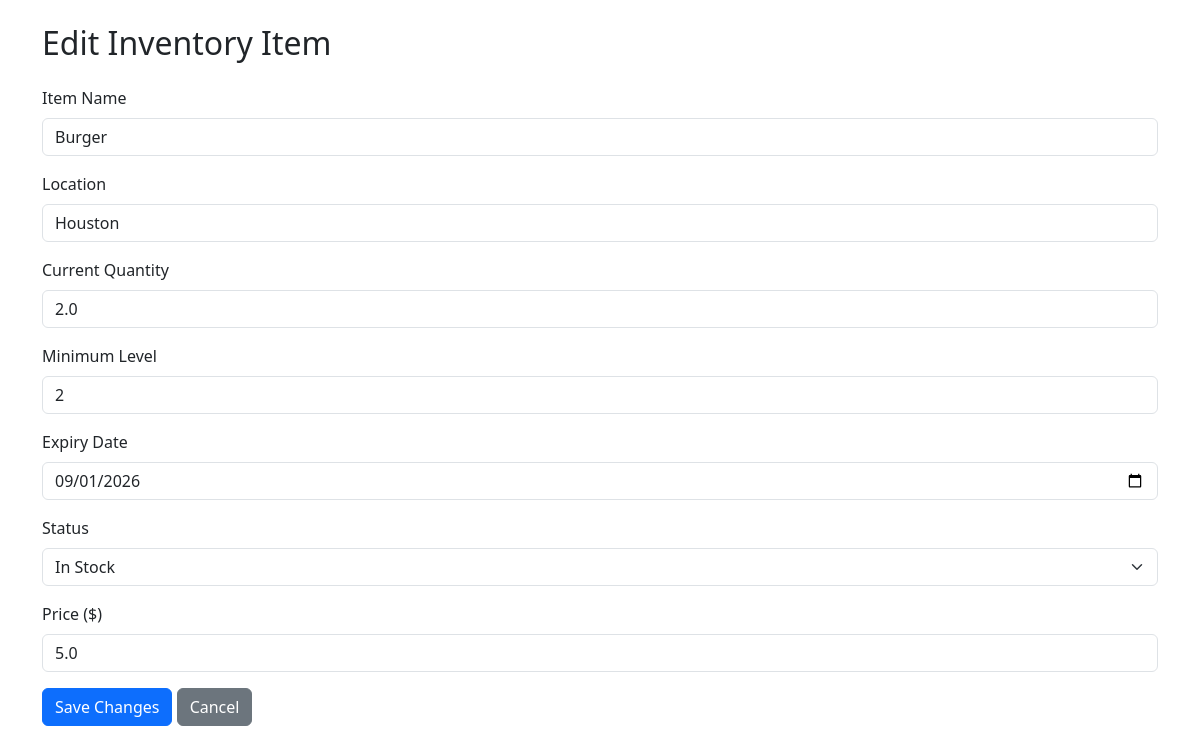
/Inventory/1/edit/, run on the app's committed database.
### welcome/models.py (models this page shows, shortened)
class Inventory(models.Model):
    name = models.CharField(max_length=40, validators= [MinLengthValidator(1)])
    location = models.CharField(max_length=50)
    Current_Quantity=models.FloatField(validators=[MinValueValidator(1)])
    min_Level=models.IntegerField(validators=[MinValueValidator(1)])
    expiry_date =models.DateField(null=True, blank=True)
    status = models.CharField(max_length=50, default="In Stock")
    Price = models.FloatField(default=5,validators=[MinValueValidator(0.5)])

### welcome/views.py (the view, shortened to what this page needs)
# urls.py: path("Inventory/<int:pk>/edit/", views.edit_inventory, name="edit_inventory"),
def edit_inventory(request, pk):
    item = get_object_or_404(Inventory, pk=pk)   # ✅ fetch or return 404
    return render(request, "welcome/edit_inventory.html", {"item": item})

### welcome/templates/welcome/edit_inventory.html (shortened to what this page needs)
{% extends "Inven.html" %}
{% load static %}
{% block content %}
<div class="container">
  <h2 class="mb-4">Edit Inventory Item</h2>
  <form method="post">
    <div class="mb-3">
      <label for="name" class="form-label">Item Name</label>
      <input type="text" class="form-control" id="name" name="name" value="{{ item.name }}" required>
    </div>
    <div class="mb-3">
      <label for="location" class="form-label">Location</label>
      <input type="text" class="form-control" id="location" name="location" value="{{ item.location }}" required>
    </div>
    <div class="mb-3">
      <label for="current_quantity" class="form-label">Current Quantity</label>
      <input type="number" class="form-control" id="current_quantity" name="current_quantity" value="{{ item.Current_Quantity }}" required>
    </div>
    <div class="mb-3">
      <label for="min_level" class="form-label">Minimum Level</label>
      <input type="number" class="form-control" id="min_level" name="min_level" value="{{ item.min_Level }}">
    </div>
    <div class="mb-3">
      <label for="expiry_date" class="form-label">Expiry Date</label>
      <input type="date" class="form-control" id="expiry_date" name="expiry_date" value="{{ item.expiry_date|date:'Y-m-d' }}">
    </div>
    <div class="mb-3">
      <label for="status" class="form-label">Status</label>
      <select class="form-select" id="status" name="status">
        <option value="In Stock" {% if item.status == "In Stock" %}selected{% endif %}>In Stock</option>
      </select>
    </div>
    <div class="mb-3">
      <label for="price" class="form-label">Price ($)</label>
      <input type="number" step="0.01" class="form-control" id="price" name="price" value="{{ item.Price }}">
    </div>
    <button type="submit" class="btn btn-primary">Save Changes</button>
    <a href="{% url 'Inventory' %}" class="btn btn-secondary">Cancel</a>
  </form>
</div>
{% endblock %}

### data on the page
Inventory: name "Burger", location "Houston", current_quantity "2.0", min_level "2", expiry_date "09/01/2026", price "5.0"
